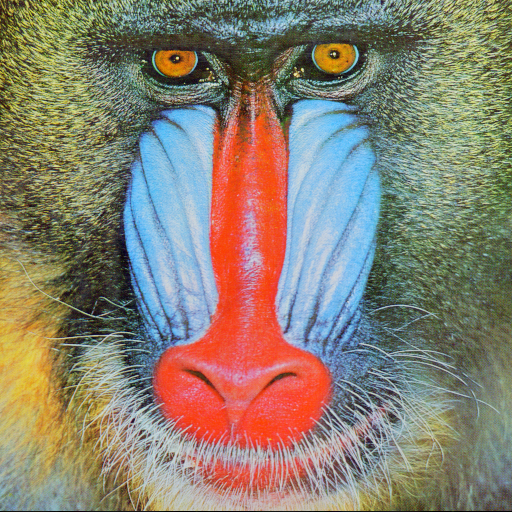
#> input picture colored-images/baboon.png, 512 x 512 px
$ python script.py
#> lines starting #> are read from the running program, lines starting #| are printed output that depends on the picture
import cv2
import numpy as np
from matplotlib import pyplot as plt
from PIL import Image

baboon = cv2.imread('baboon.png', cv2.IMREAD_COLOR)
#> baboon is the input picture: shape (512, 512, 3); mean B, G, R 113.1, 128.9, 137.4
rgb = cv2.imread('rgb.png', cv2.IMREAD_COLOR)
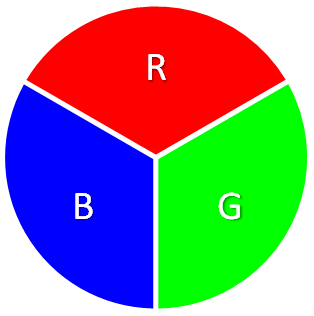
#> input picture colored-images/rgb.png, 314 x 316 px
#> rgb is the input picture: shape (316, 314, 3); mean B, G, R 137.2, 137.5, 137.5
rgbcube = cv2.imread('rgbcube_kBKG.png', cv2.IMREAD_COLOR)
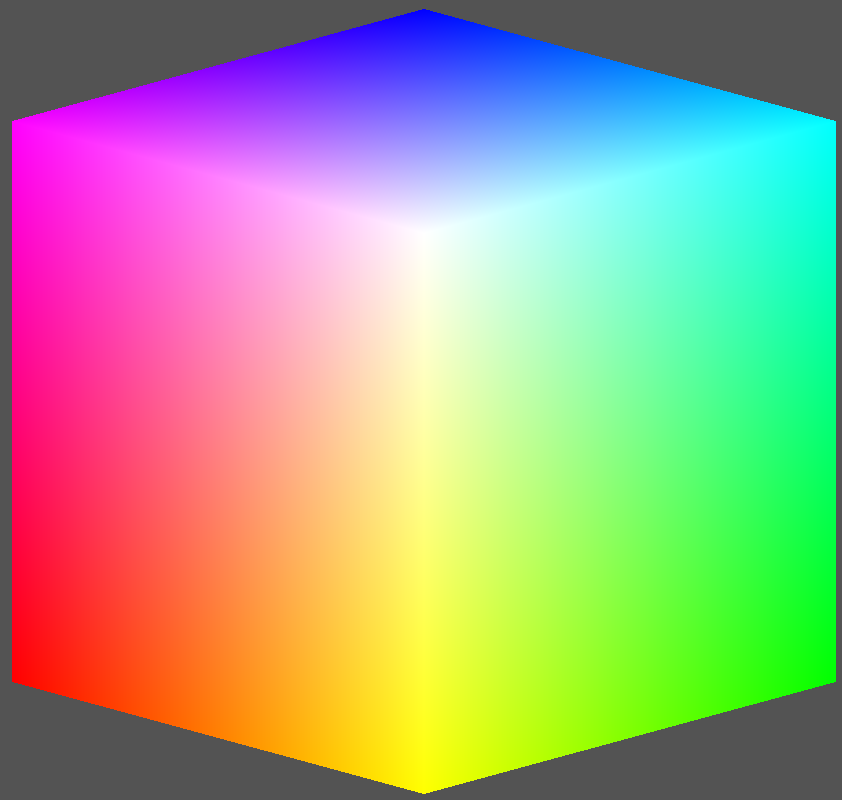
#> input picture colored-images/rgbcube_kBKG.png, 842 x 800 px
#> rgbcube is the input picture: shape (800, 842, 3); mean B, G, R 137.1, 163.4, 163.4

# Imagem sem metadata ou icc profile, assumindo espaço de cores padrão
print(baboon.shape)
#| (512, 512, 3)
print(rgb.shape)
#| (316, 314, 3)
print(rgbcube.shape)
#| (800, 842, 3)

def plot_channels(img, colorspace):
    plt.clf()
    plt.cla()
    plt.close()

    n_channels = img.shape[-1]

    for i in range(n_channels):
        plt.subplot(1, n_channels, i + 1)
        plt.imshow(img[:, :, i], cmap = 'gray')
        plt.title(f"{colorspace} Canal {i}")

    plt.show()

def BGR2HSI(img):
    imgf = img.astype(float) / 255.0
    B, G, R = imgf[:,:,0], imgf[:,:,1], imgf[:,:,2]
    I = (B+G+R) / 3
    S = 1 - 3 * np.divide(np.minimum(B, G, R), B+G+R)
    H = np.arccos(np.divide( 0.5*((R-G) + (R-B)), np.sqrt(np.power(R-G, 2) + np.multiply(R-B, G-B)) ))
    H[B > G] = 2*np.pi - H[B > G]

    return np.dstack((H, S, I))

def RGB2YIQ(img):
    imgf = img.astype(float) / 255.0
    B, G, R = imgf[:,:,0], imgf[:,:,1], imgf[:,:,2]
    Y = 0.299*R + 0.587*G + 0.114*B
    I = 0.596*R - 0.274*G - 0.322*B
    Q = 0.211*R - 0.523*G + 0.312*B

    return np.dstack((Y, I, Q))

plot_channels(baboon.copy(), 'BGR')
plot_channels(rgb.copy(), 'BGR')
plot_channels(rgbcube.copy(), 'BGR')

plot_channels(RGB2YIQ(baboon.copy()), 'NTSC')
plot_channels(RGB2YIQ(rgb.copy()), 'NTSC')
plot_channels(RGB2YIQ(rgbcube.copy()), 'NTSC')
#> in RGB2YIQ (call 3), `return np.dstack((Y, I, Q))`:
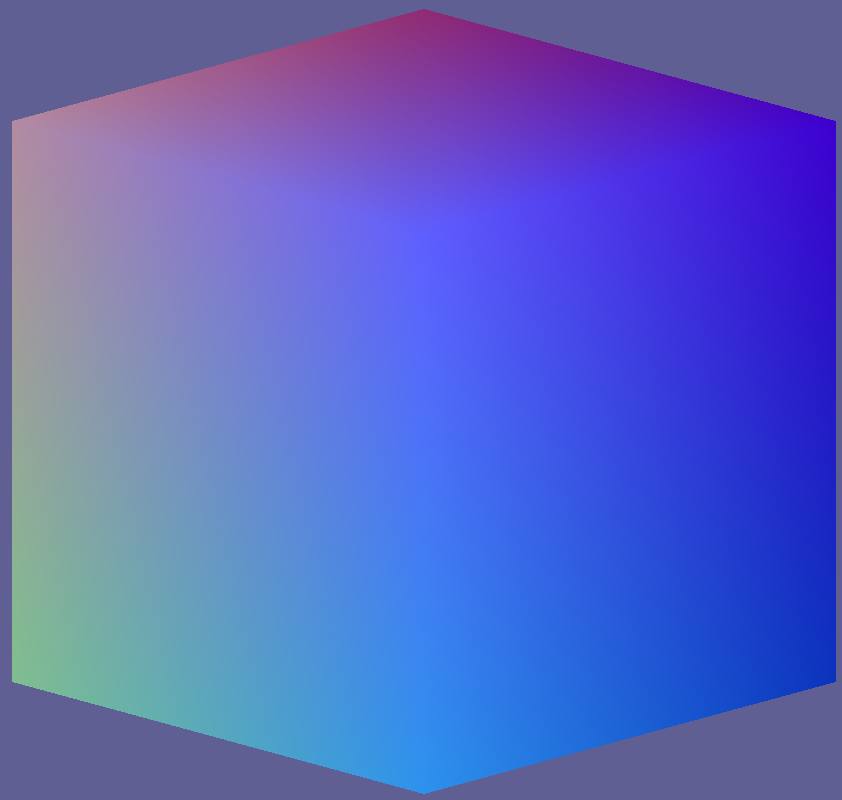
#> returned value: shape (800, 842, 3) float64; mean of channels 0, 1, 2 0.629, 0.0331, -0.0321; drawn with min black and max white

plot_channels(cv2.cvtColor(baboon.copy(), cv2.COLOR_BGR2HSV), 'HSV')
plot_channels(cv2.cvtColor(rgb.copy(), cv2.COLOR_BGR2HSV), 'HSV')
plot_channels(cv2.cvtColor(rgbcube.copy(), cv2.COLOR_BGR2HSV), 'HSV')
#> in plot_channels (call 9), `plt.show()`:
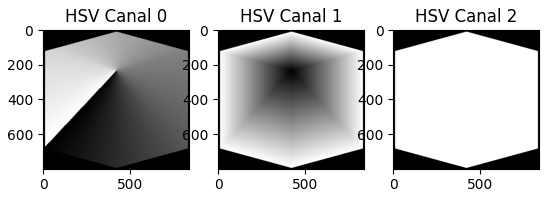
#> figure drawn by matplotlib, 3 panels

plot_channels(BGR2HSI(baboon.copy()), 'HSI')
#> in BGR2HSI, `S = 1 - 3 * np.divide(np.minimum(B, G, R), B+G+R)`:
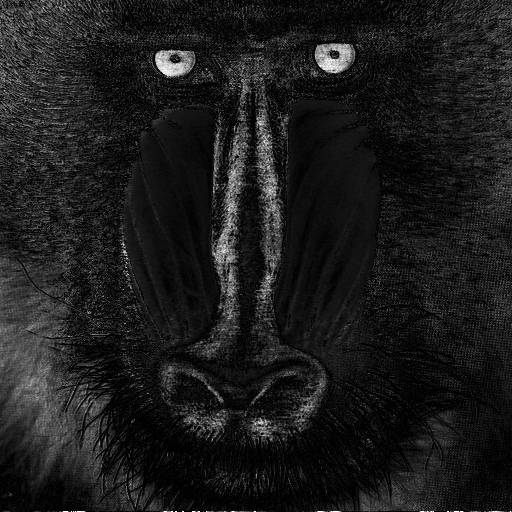
#> S: shape (512, 512) float64; 0.01% of the values are NaN or infinite; the others: min 0, max 1, mean 0.113; drawn with min black, max white, NaN and infinite black
#> in BGR2HSI, `H = np.arccos(np.divide( 0.5*((R-G) + (R-B)), np.sqrt(np.power(R-G, 2)..`: H: shape (512, 512) float64; 1.09% of the values are NaN or infinite; the others: min 2.09, max 2.09, mean 2.09
#> in BGR2HSI, `return np.dstack((H, S, I))`: returned value: shape (512, 512, 3) float64; 0.37% of the values are NaN or infinite; the others: min 0, max 4.19, mean 1.12
plot_channels(BGR2HSI(rgb.copy()), 'HSI')
#> in BGR2HSI (call 2), `I = (B+G+R) / 3`:
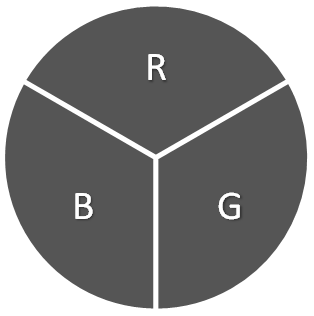
#> I: shape (316, 314) float64; min 0.209, max 1, mean 0.539
#> in BGR2HSI (call 2), `H[B > G] = 2*np.pi - H[B > G]`:
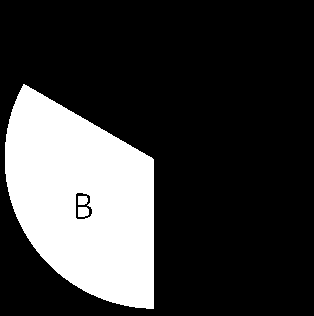
#> H: shape (316, 314) float64; 53.13% of the values are NaN or infinite; the others: min 2.09, max 4.19, mean 3.14; drawn with min black, max white, NaN and infinite black
#> in BGR2HSI (call 2), `return np.dstack((H, S, I))`: returned value: shape (316, 314, 3) float64; 25.29% of the values are NaN or infinite; the others: min 0, max 4.19, mean 1.1
plot_channels(BGR2HSI(rgbcube.copy()), 'HSI')

plot_channels(cv2.cvtColor(baboon.copy(), cv2.COLOR_BGR2LAB), 'LAB')
plot_channels(cv2.cvtColor(rgb.copy(), cv2.COLOR_BGR2LAB), 'LAB')
plot_channels(cv2.cvtColor(rgbcube.copy(), cv2.COLOR_BGR2LAB), 'LAB')

plot_channels(cv2.cvtColor(baboon.copy(), cv2.COLOR_BGR2XYZ), 'CIE XYZ')
plot_channels(cv2.cvtColor(rgb.copy(), cv2.COLOR_BGR2XYZ), 'CIE XYZ')
plot_channels(cv2.cvtColor(rgbcube.copy(), cv2.COLOR_BGR2XYZ), 'CIE XYZ')

plot_channels(np.array(Image.open('baboon.png').convert('CMYK')), 'CMYK')
plot_channels(np.array(Image.open('rgb.png').convert('CMYK')), 'CMYK')
plot_channels(np.array(Image.open('rgbcube_kBKG.png').convert('CMYK')), 'CMYK')
